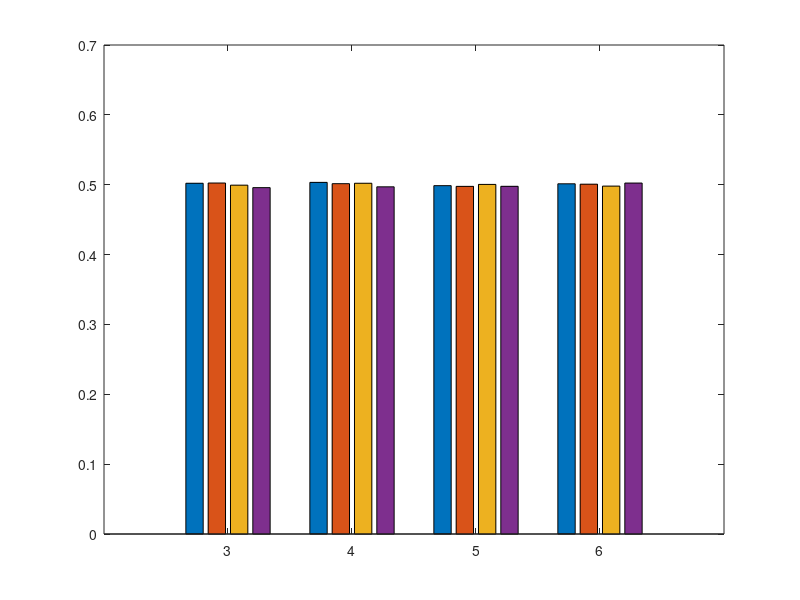

Here is the MATLAB script that generated this plot: (Note: this script raises an error after producing the figure.)
clear; close all; clc
textSize = 16;
linewid = 1;


% Eavesdropping (n4) IS 3 4 5 6
% Inference (n3) IS 3 4 5 6
% Imitation (e1) IS 3 4 5 6
% Stalking (e2) IS 3 4 5 6

epiImpBMRis = [
    1-0.4979003906 1-0.497578125 1-0.5006347656 1-0.5041666667;
    1-0.4966471354 1-0.4984960937 1-0.4979003906 1-0.5029947917;
    1-0.5013346354 1-0.5023632812 1-0.4995605469 1-0.5022786458;
    1-0.4986653646 1-0.4992382813 1-0.5019775391 1-0.4976236979];
kle = [3, 4, 5, 6];

figure(31)
bar(kle, epiImpBMRis, 'grouped')
hold on
ax = gca;
ax.YAxis.FontSize = 14;
ax.XAxis.FontSize = 14;
ax.YAxis.FontWeight = 'bold';
ax.XAxis.FontWeight = 'bold';
ax.LineWidth = 1;
ylim([0 0.9])
yticks(0:0.1:0.9)
legend('Random Guess Attack','Inference Attack', 'Imitation Attack', 'Stalking Attack', 'FontSize',textSize, 'FontWeight','bold', 'Location','northeast')
xlabel('Episode Length', 'FontSize', 15, 'FontWeight','bold')
ylabel('BMR', 'FontSize',15, 'FontWeight','bold')
grid on

% for i=1:length(epiImpBMRis)
%     text(kle(i)-0.3,epiImpBMRis(i,1),num2str(epiImpBMRis(i), '%.4g'), 'FontWeight','bold', 'HorizontalAlignment', 'center', 'VerticalAlignment', 'bottom')
%     text(kle(i)-0.1,epiImpBMRis(i,2),num2str(epiImpBMRis(i), '%.4g'), 'FontWeight','bold', 'HorizontalAlignment', 'center', 'VerticalAlignment', 'bottom')
%     text(kle(i)+0.1,epiImpBMRis(i,3),num2str(epiImpBMRis(i), '%.4g'), 'FontWeight','bold', 'HorizontalAlignment', 'center', 'VerticalAlignment', 'bottom')
%     text(kle(i)+0.3,epiImpBMRis(i,4),num2str(epiImpBMRis(i), '%.4g'), 'FontWeight','bold', 'HorizontalAlignment', 'center', 'VerticalAlignment', 'bottom')
% end

print('attacksBMR','-depsc')
